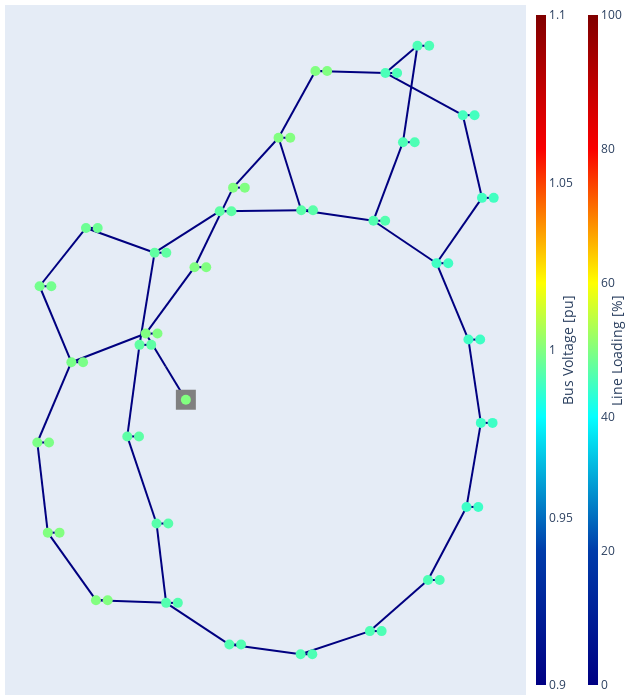

This figure's notebook cell:
### Code cell
pf_res_plotly(my_grid.net)
print()

### Figure 1 — Plotly figure (JSON) as saved in the notebook; plotly's stock layout.template omitted (floating-point values rounded to 4 significant figures)
{"data": [{"hoverinfo": "text", "line": {"color": "rgb(0.0,0.0,127.5)", "width": 2}, "mode": "lines", "name": "lines", "text": "None<br />I = 0.0 %<br />I_from = 0.021 kA<br />I_to = 0.021 kA<br />", "type": "scatter", "x": [-1.027, -1.369, -1.712], "y": [0.232, 0.6942, 1.156]}, {"hoverinfo": "text", "line": {"color": "rgb(0.0,0.0,127.5)", "width": 2}, "mode": "lines", "name": "lines", "text": "None<br />I = 0.0 %<br />I_from = 0.017 kA<br />I_to = 0.017 kA<br />", "type": "scatter", "x": [-1.712, -2.346, -2.981], "y": [1.156, 0.9562, 0.756]}, {"hoverinfo": "text", "line": {"color": "rgb(0.0,0.0,127.5)", "width": 2}, "mode": "lines", "name": "lines", "text": "None<br />I = 0.0 %<br />I_from = 0.019 kA<br />I_to = 0.019 kA<br />", "type": "scatter", "x": [-2.981, -3.252, -3.522], "y": [0.756, 1.287, 1.817]}, {"hoverinfo": "text", "line": {"color": "rgb(0.0,0.0,127.5)", "width": 2}, "mode": "lines", "name": "lines", "text": "None<br />I = 0.0 %<br />I_from = 0.018 kA<br />I_to = 0.018 kA<br />", "type": "scatter", "x": [-3.522, -3.127, -2.731], "y": [1.817, 2.224, 2.632]}, {"hoverinfo": "text", "line": {"color": "rgb(0.0,0.0,127.5)", "width": 2}, "mode": "lines", "name": "lines", "text": "None<br />I = 0.0 %<br />I_from = 0.017 kA<br />I_to = 0.017 kA<br />", "type": "scatter", "x": [-2.731, -2.146, -1.561], "y": [2.632, 2.459, 2.286]}, {"hoverinfo": "text", "line": {"color": "rgb(0.0,0.0,127.5)", "width": 2}, "mode": "lines", "name": "lines", "text": "None<br />I = 0.0 %<br />I_from = 0.008 kA<br />I_to = 0.008 kA<br />", "type": "scatter", "x": [-1.561, -1.005, -0.4497], "y": [2.286, 2.576, 2.866]}, {"hoverinfo": "text", "line": {"color": "rgb(0.0,0.0,127.5)", "width": 2}, "mode": "lines", "name": "lines", "text": "None<br />I = 0.0 %<br />I_from = 0.007 kA<br />I_to = 0.007 kA<br />", "type": "scatter", "x": [-0.4497, 0.2461, 0.942], "y": [2.866, 2.872, 2.878]}, {"hoverinfo": "text", "line": {"color": "rgb(0.0,0.0,127.5)", "width": 2}, "mode": "lines", "name": "lines", "text": "None<br />I = 0.0 %<br />I_from = 0.006 kA<br />I_to = 0.006 kA<br />", "type": "scatter", "x": [0.942, 1.557, 2.173], "y": [2.878, 2.805, 2.732]}, {"hoverinfo": "text", "line": {"color": "rgb(0.0,0.0,127.5)", "width": 2}, "mode": "lines", "name": "lines", "text": "None<br />I = 0.0 %<br />I_from = 0.005 kA<br />I_to = 0.005 kA<br />", "type": "scatter", "x": [2.173, 2.425, 2.677], "y": [2.732, 3.281, 3.829]}, {"hoverinfo": "text", "line": {"color": "rgb(0.0,0.0,127.5)", "width": 2}, "mode": "lines", "name": "lines", "text": "None<br />I = 0.0 %<br />I_from = 0.007 kA<br />I_to = 0.007 kA<br />", "type": "scatter", "x": [2.677, 2.8, 2.924], "y": [3.829, 4.503, 5.176]}, {"hoverinfo": "text", "line": {"color": "rgb(0.0,0.0,127.5)", "width": 2}, "mode": "lines", "name": "lines", "text": "None<br />I = 0.0 %<br />I_from = 0.006 kA<br />I_to = 0.006 kA<br />", "type": "scatter", "x": [2.924, 2.65, 2.377], "y": [5.176, 4.986, 4.796]}, {"hoverinfo": "text", "line": {"color": "rgb(0.0,0.0,127.5)", "width": 2}, "mode": "lines", "name": "lines", "text": "None<br />I = 0.0 %<br />I_from = 0.006 kA<br />I_to = 0.006 kA<br />", "type": "scatter", "x": [2.377, 3.037, 3.698], "y": [4.796, 4.501, 4.207]}, {"hoverinfo": "text", "line": {"color": "rgb(0.0,0.0,127.5)", "width": 2}, "mode": "lines", "name": "lines", "text": "None<br />I = 0.0 %<br />I_from = 0.004 kA<br />I_to = 0.004 kA<br />", "type": "scatter", "x": [3.698, 3.861, 4.025], "y": [4.207, 3.629, 3.052]}, {"hoverinfo": "text", "line": {"color": "rgb(0.0,0.0,127.5)", "width": 2}, "mode": "lines", "name": "lines", "text": "None<br />I = 0.0 %<br />I_from = 0.003 kA<br />I_to = 0.003 kA<br />", "type": "scatter", "x": [4.025, 3.637, 3.249], "y": [3.052, 2.596, 2.139]}, {"hoverinfo": "text", "line": {"color": "rgb(0.0,0.0,127.5)", "width": 2}, "mode": "lines", "name": "lines", "text": "None<br />I = 0.0 %<br />I_from = 0.003 kA<br />I_to = 0.003 kA<br />", "type": "scatter", "x": [3.249, 3.522, 3.794], "y": [2.139, 1.606, 1.072]}, {"hoverinfo": "text", "line": {"color": "rgb(0.0,0.0,127.5)", "width": 2}, "mode": "lines", "name": "lines", "text": "None<br />I = 0.0 %<br />I_from = 0.002 kA<br />I_to = 0.002 kA<br />", "type": "scatter", "x": [3.794, 3.9, 4.006], "y": [1.072, 0.4905, -0.09134]}, {"hoverinfo": "text", "line": {"color": "rgb(0.0,0.0,127.5)", "width": 2}, "mode": "lines", "name": "lines", "text": "None<br />I = 0.0 %<br />I_from = 0.001 kA<br />I_to = 0.001 kA<br />", "type": "scatter", "x": [4.006, 3.884, 3.761], "y": [-0.09134, -0.6783, -1.265]}, {"hoverinfo": "text", "line": {"color": "rgb(0.0,0.0,127.5)", "width": 2}, "mode": "lines", "name": "lines", "text": "None<br />I = 0.0 %<br />I_from = 0.003 kA<br />I_to = 0.003 kA<br />", "type": "scatter", "x": [-1.712, -1.296, -0.8799], "y": [1.156, 1.62, 2.083]}, {"hoverinfo": "text", "line": {"color": "rgb(0.0,0.0,127.5)", "width": 2}, "mode": "lines", "name": "lines", "text": "None<br />I = 0.0 %<br />I_from = 0.002 kA<br />I_to = 0.002 kA<br />", "type": "scatter", "x": [-0.8799, -0.5508, -0.2217], "y": [2.083, 2.639, 3.194]}, {"hoverinfo": "text", "line": {"color": "rgb(0.0,0.0,127.5)", "width": 2}, "mode": "lines", "name": "lines", "text": "None<br />I = 0.0 %<br />I_from = 0.002 kA<br />I_to = 0.002 kA<br />", "type": "scatter", "x": [-0.2217, 0.1662, 0.5542], "y": [3.194, 3.543, 3.892]}, {"hoverinfo": "text", "line": {"color": "rgb(0.0,0.0,127.5)", "width": 2}, "mode": "lines", "name": "lines", "text": "None<br />I = 0.0 %<br />I_from = 0.001 kA<br />I_to = 0.001 kA<br />", "type": "scatter", "x": [0.5542, 0.8687, 1.183], "y": [3.892, 4.357, 4.823]}, {"hoverinfo": "text", "line": {"color": "rgb(0.0,0.0,127.5)", "width": 2}, "mode": "lines", "name": "lines", "text": "None<br />I = 0.0 %<br />I_from = 0.005 kA<br />I_to = 0.005 kA<br />", "type": "scatter", "x": [-2.981, -3.271, -3.562], "y": [0.756, 0.1954, -0.3652]}, {"hoverinfo": "text", "line": {"color": "rgb(0.0,0.0,127.5)", "width": 2}, "mode": "lines", "name": "lines", "text": "None<br />I = 0.0 %<br />I_from = 0.006 kA<br />I_to = 0.006 kA<br />", "type": "scatter", "x": [-3.562, -3.472, -3.383], "y": [-0.3652, -0.995, -1.625]}, {"hoverinfo": "text", "line": {"color": "rgb(0.0,0.0,127.5)", "width": 2}, "mode": "lines", "name": "lines", "text": "None<br />I = 0.0 %<br />I_from = 0.001 kA<br />I_to = 0.001 kA<br />", "type": "scatter", "x": [-3.383, -2.972, -2.561], "y": [-1.625, -2.096, -2.568]}, {"hoverinfo": "text", "line": {"color": "rgb(0.0,0.0,127.5)", "width": 2}, "mode": "lines", "name": "lines", "text": "None<br />I = 0.0 %<br />I_from = 0.008 kA<br />I_to = 0.008 kA<br />", "type": "scatter", "x": [-1.561, -1.689, -1.818], "y": [2.286, 1.642, 0.9987]}, {"hoverinfo": "text", "line": {"color": "rgb(0.0,0.0,127.5)", "width": 2}, "mode": "lines", "name": "lines", "text": "None<br />I = 0.0 %<br />I_from = 0.007 kA<br />I_to = 0.007 kA<br />", "type": "scatter", "x": [-1.818, -1.922, -2.027], "y": [0.9987, 0.3591, -0.2805]}, {"hoverinfo": "text", "line": {"color": "rgb(0.0,0.0,127.5)", "width": 2}, "mode": "lines", "name": "lines", "text": "None<br />I = 0.0 %<br />I_from = 0.006 kA<br />I_to = 0.006 kA<br />", "type": "scatter", "x": [-2.027, -1.777, -1.527], "y": [-0.2805, -0.8887, -1.497]}, {"hoverinfo": "text", "line": {"color": "rgb(0.0,0.0,127.5)", "width": 2}, "mode": "lines", "name": "lines", "text": "None<br />I = 0.0 %<br />I_from = 0.006 kA<br />I_to = 0.006 kA<br />", "type": "scatter", "x": [-1.527, -1.446, -1.364], "y": [-1.497, -2.051, -2.605]}, {"hoverinfo": "text", "line": {"color": "rgb(0.0,0.0,127.5)", "width": 2}, "mode": "lines", "name": "lines", "text": "None<br />I = 0.0 %<br />I_from = 0.005 kA<br />I_to = 0.005 kA<br />", "type": "scatter", "x": [-1.364, -0.8247, -0.2854], "y": [-2.605, -2.896, -3.188]}, {"hoverinfo": "text", "line": {"color": "rgb(0.0,0.0,127.5)", "width": 2}, "mode": "lines", "name": "lines", "text": "None<br />I = 0.0 %<br />I_from = 0.004 kA<br />I_to = 0.004 kA<br />", "type": "scatter", "x": [-0.2854, 0.3224, 0.9303], "y": [-3.188, -3.255, -3.323]}, {"hoverinfo": "text", "line": {"color": "rgb(0.0,0.0,127.5)", "width": 2}, "mode": "lines", "name": "lines", "text": "None<br />I = 0.0 %<br />I_from = 0.003 kA<br />I_to = 0.003 kA<br />", "type": "scatter", "x": [0.9303, 1.521, 2.113], "y": [-3.323, -3.161, -3.0]}, {"hoverinfo": "text", "line": {"color": "rgb(0.0,0.0,127.5)", "width": 2}, "mode": "lines", "name": "lines", "text": "None<br />I = 0.0 %<br />I_from = 0.001 kA<br />I_to = 0.001 kA<br />", "type": "scatter", "x": [2.113, 2.608, 3.103], "y": [-3.0, -2.643, -2.286]}, {"hoverinfo": "text", "line": {"color": "rgb(0.0,0.0,127.5)", "width": 2}, "mode": "lines", "name": "lines", "text": "None<br />I = 0.0 %<br />I_from = 0.0 kA<br />I_to = 0.0 kA<br />", "type": "scatter", "x": [0.5542, 0.7481, 0.942], "y": [3.892, 3.385, 2.878]}, {"hoverinfo": "text", "line": {"color": "rgb(0.0,0.0,127.5)", "width": 2}, "mode": "lines", "name": "lines", "text": "None<br />I = 0.0 %<br />I_from = 0.0 kA<br />I_to = 0.0 kA<br />", "type": "scatter", "x": [2.173, 2.711, 3.249], "y": [2.732, 2.436, 2.139]}, {"hoverinfo": "text", "line": {"color": "rgb(0.0,0.0,127.5)", "width": 2}, "mode": "lines", "name": "lines", "text": "None<br />I = 0.0 %<br />I_from = 0.0 kA<br />I_to = 0.0 kA<br />", "type": "scatter", "x": [2.377, 1.78, 1.183], "y": [4.796, 4.809, 4.823]}, {"hoverinfo": "text", "line": {"color": "rgb(0.0,0.0,127.5)", "width": 2}, "mode": "lines", "name": "lines", "text": "None<br />I = 0.0 %<br />I_from = 0.0 kA<br />I_to = 0.0 kA<br />", "type": "scatter", "x": [3.761, 3.432, 3.103], "y": [-1.265, -1.775, -2.286]}, {"hoverinfo": "text", "line": {"color": "rgb(0.0,0.0,127.5)", "width": 2}, "mode": "lines", "name": "lines", "text": "None<br />I = 0.0 %<br />I_from = 0.0 kA<br />I_to = 0.0 kA<br />", "type": "scatter", "x": [-2.561, -1.963, -1.364], "y": [-2.568, -2.586, -2.605]}, {"hoverinfo": "text", "line": {"color": "rgb(0.0,0.0,127.5)", "width": 2}, "mode": "lines", "name": "lines", "text": "None<br />I = 0.268 %<br />I_from = 0.001 kA<br />I_to = 0.001 kA<br />", "type": "scatter", "x": [-1.512, -1.612, -1.712], "y": [1.156, 1.156, 1.156]}, {"hoverinfo": "text", "line": {"color": "rgb(0.0,0.0,127.5)", "width": 2}, "mode": "lines", "name": "lines", "text": "None<br />I = 0.268 %<br />I_from = 0.001 kA<br />I_to = 0.001 kA<br />", "type": "scatter", "x": [-2.781, -2.881, -2.981], "y": [0.756, 0.756, 0.756]}, {"hoverinfo": "text", "line": {"color": "rgb(0.0,0.0,127.5)", "width": 2}, "mode": "lines", "name": "lines", "text": "None<br />I = 0.275 %<br />I_from = 0.001 kA<br />I_to = 0.001 kA<br />", "type": "scatter", "x": [-3.322, -3.422, -3.522], "y": [1.817, 1.817, 1.817]}, {"hoverinfo": "text", "line": {"color": "rgb(0.0,0.0,127.5)", "width": 2}, "mode": "lines", "name": "lines", "text": "None<br />I = 0.193 %<br />I_from = 0.001 kA<br />I_to = 0.001 kA<br />", "type": "scatter", "x": [-2.531, -2.631, -2.731], "y": [2.632, 2.632, 2.632]}, {"hoverinfo": "text", "line": {"color": "rgb(0.0,0.0,127.5)", "width": 2}, "mode": "lines", "name": "lines", "text": "None<br />I = 0.372 %<br />I_from = 0.001 kA<br />I_to = 0.001 kA<br />", "type": "scatter", "x": [-1.361, -1.461, -1.561], "y": [2.286, 2.286, 2.286]}, {"hoverinfo": "text", "line": {"color": "rgb(0.0,0.0,127.5)", "width": 2}, "mode": "lines", "name": "lines", "text": "None<br />I = 0.362 %<br />I_from = 0.001 kA<br />I_to = 0.001 kA<br />", "type": "scatter", "x": [-0.2497, -0.3497, -0.4497], "y": [2.866, 2.866, 2.866]}, {"hoverinfo": "text", "line": {"color": "rgb(0.0,0.0,127.5)", "width": 2}, "mode": "lines", "name": "lines", "text": "None<br />I = 0.276 %<br />I_from = 0.001 kA<br />I_to = 0.001 kA<br />", "type": "scatter", "x": [1.142, 1.042, 0.942], "y": [2.878, 2.878, 2.878]}, {"hoverinfo": "text", "line": {"color": "rgb(0.0,0.0,127.5)", "width": 2}, "mode": "lines", "name": "lines", "text": "None<br />I = 0.379 %<br />I_from = 0.001 kA<br />I_to = 0.001 kA<br />", "type": "scatter", "x": [2.373, 2.273, 2.173], "y": [2.732, 2.732, 2.732]}, {"hoverinfo": "text", "line": {"color": "rgb(0.0,0.0,141.13636363636363)", "width": 2}, "mode": "lines", "name": "lines", "text": "None<br />I = 1.449 %<br />I_from = 0.005 kA<br />I_to = 0.005 kA<br />", "type": "scatter", "x": [2.877, 2.777, 2.677], "y": [3.829, 3.829, 3.829]}, {"hoverinfo": "text", "line": {"color": "rgb(0.0,0.0,127.5)", "width": 2}, "mode": "lines", "name": "lines", "text": "None<br />I = 0.245 %<br />I_from = 0.001 kA<br />I_to = 0.001 kA<br />", "type": "scatter", "x": [3.124, 3.024, 2.924], "y": [5.176, 5.176, 5.176]}, {"hoverinfo": "text", "line": {"color": "rgb(0.0,0.0,127.5)", "width": 2}, "mode": "lines", "name": "lines", "text": "None<br />I = 0.245 %<br />I_from = 0.001 kA<br />I_to = 0.001 kA<br />", "type": "scatter", "x": [2.577, 2.477, 2.377], "y": [4.796, 4.796, 4.796]}, {"hoverinfo": "text", "line": {"color": "rgb(0.0,0.0,127.5)", "width": 2}, "mode": "lines", "name": "lines", "text": "None<br />I = 0.363 %<br />I_from = 0.001 kA<br />I_to = 0.001 kA<br />", "type": "scatter", "x": [3.898, 3.798, 3.698], "y": [4.207, 4.207, 4.207]}, {"hoverinfo": "text", "line": {"color": "rgb(0.0,0.0,127.5)", "width": 2}, "mode": "lines", "name": "lines", "text": "None<br />I = 0.277 %<br />I_from = 0.001 kA<br />I_to = 0.001 kA<br />", "type": "scatter", "x": [4.225, 4.125, 4.025], "y": [3.052, 3.052, 3.052]}, {"hoverinfo": "text", "line": {"color": "rgb(0.0,0.0,127.5)", "width": 2}, "mode": "lines", "name": "lines", "text": "None<br />I = 0.211 %<br />I_from = 0.001 kA<br />I_to = 0.001 kA<br />", "type": "scatter", "x": [3.449, 3.349, 3.249], "y": [2.139, 2.139, 2.139]}, {"hoverinfo": "text", "line": {"color": "rgb(0.0,0.0,127.5)", "width": 2}, "mode": "lines", "name": "lines", "text": "None<br />I = 0.309 %<br />I_from = 0.001 kA<br />I_to = 0.001 kA<br />", "type": "scatter", "x": [3.994, 3.894, 3.794], "y": [1.072, 1.072, 1.072]}, {"hoverinfo": "text", "line": {"color": "rgb(0.0,0.0,127.5)", "width": 2}, "mode": "lines", "name": "lines", "text": "None<br />I = 0.17 %<br />I_from = 0.001 kA<br />I_to = 0.001 kA<br />", "type": "scatter", "x": [4.206, 4.106, 4.006], "y": [-0.09134, -0.09134, -0.09134]}, {"hoverinfo": "text", "line": {"color": "rgb(0.0,0.0,127.5)", "width": 2}, "mode": "lines", "name": "lines", "text": "None<br />I = 0.278 %<br />I_from = 0.001 kA<br />I_to = 0.001 kA<br />", "type": "scatter", "x": [3.961, 3.861, 3.761], "y": [-1.265, -1.265, -1.265]}, {"hoverinfo": "text", "line": {"color": "rgb(0.0,0.0,127.5)", "width": 2}, "mode": "lines", "name": "lines", "text": "None<br />I = 0.371 %<br />I_from = 0.001 kA<br />I_to = 0.001 kA<br />", "type": "scatter", "x": [-0.6799, -0.7799, -0.8799], "y": [2.083, 2.083, 2.083]}, {"hoverinfo": "text", "line": {"color": "rgb(0.0,0.0,127.5)", "width": 2}, "mode": "lines", "name": "lines", "text": "None<br />I = 0.168 %<br />I_from = 0.001 kA<br />I_to = 0.001 kA<br />", "type": "scatter", "x": [-0.02168, -0.1217, -0.2217], "y": [3.194, 3.194, 3.194]}, {"hoverinfo": "text", "line": {"color": "rgb(0.0,0.0,132.04545454545453)", "width": 2}, "mode": "lines", "name": "lines", "text": "None<br />I = 0.452 %<br />I_from = 0.002 kA<br />I_to = 0.002 kA<br />", "type": "scatter", "x": [0.7542, 0.6542, 0.5542], "y": [3.892, 3.892, 3.892]}, {"hoverinfo": "text", "line": {"color": "rgb(0.0,0.0,127.5)", "width": 2}, "mode": "lines", "name": "lines", "text": "None<br />I = 0.268 %<br />I_from = 0.001 kA<br />I_to = 0.001 kA<br />", "type": "scatter", "x": [1.383, 1.283, 1.183], "y": [4.823, 4.823, 4.823]}, {"hoverinfo": "text", "line": {"color": "rgb(0.0,0.0,127.5)", "width": 2}, "mode": "lines", "name": "lines", "text": "None<br />I = 0.275 %<br />I_from = 0.001 kA<br />I_to = 0.001 kA<br />", "type": "scatter", "x": [-3.362, -3.462, -3.562], "y": [-0.3652, -0.3652, -0.3652]}, {"hoverinfo": "text", "line": {"color": "rgb(0.0,0.0,141.13636363636363)", "width": 2}, "mode": "lines", "name": "lines", "text": "None<br />I = 1.415 %<br />I_from = 0.005 kA<br />I_to = 0.005 kA<br />", "type": "scatter", "x": [-3.183, -3.283, -3.383], "y": [-1.625, -1.625, -1.625]}, {"hoverinfo": "text", "line": {"color": "rgb(0.0,0.0,127.5)", "width": 2}, "mode": "lines", "name": "lines", "text": "None<br />I = 0.214 %<br />I_from = 0.001 kA<br />I_to = 0.001 kA<br />", "type": "scatter", "x": [-2.361, -2.461, -2.561], "y": [-2.568, -2.568, -2.568]}, {"hoverinfo": "text", "line": {"color": "rgb(0.0,0.0,127.5)", "width": 2}, "mode": "lines", "name": "lines", "text": "None<br />I = 0.21 %<br />I_from = 0.001 kA<br />I_to = 0.001 kA<br />", "type": "scatter", "x": [-1.618, -1.718, -1.818], "y": [0.9987, 0.9987, 0.9987]}, {"hoverinfo": "text", "line": {"color": "rgb(0.0,0.0,127.5)", "width": 2}, "mode": "lines", "name": "lines", "text": "None<br />I = 0.276 %<br />I_from = 0.001 kA<br />I_to = 0.001 kA<br />", "type": "scatter", "x": [-1.827, -1.927, -2.027], "y": [-0.2805, -0.2805, -0.2805]}, {"hoverinfo": "text", "line": {"color": "rgb(0.0,0.0,127.5)", "width": 2}, "mode": "lines", "name": "lines", "text": "None<br />I = 0.169 %<br />I_from = 0.001 kA<br />I_to = 0.001 kA<br />", "type": "scatter", "x": [-1.327, -1.427, -1.527], "y": [-1.497, -1.497, -1.497]}, {"hoverinfo": "text", "line": {"color": "rgb(0.0,0.0,127.5)", "width": 2}, "mode": "lines", "name": "lines", "text": "None<br />I = 0.362 %<br />I_from = 0.001 kA<br />I_to = 0.001 kA<br />", "type": "scatter", "x": [-1.164, -1.264, -1.364], "y": [-2.605, -2.605, -2.605]}, {"hoverinfo": "text", "line": {"color": "rgb(0.0,0.0,127.5)", "width": 2}, "mode": "lines", "name": "lines", "text": "None<br />I = 0.277 %<br />I_from = 0.001 kA<br />I_to = 0.001 kA<br />", "type": "scatter", "x": [-0.08541, -0.1854, -0.2854], "y": [-3.188, -3.188, -3.188]}, {"hoverinfo": "text", "line": {"color": "rgb(0.0,0.0,127.5)", "width": 2}, "mode": "lines", "name": "lines", "text": "None<br />I = 0.277 %<br />I_from = 0.001 kA<br />I_to = 0.001 kA<br />", "type": "scatter", "x": [1.13, 1.03, 0.9303], "y": [-3.323, -3.323, -3.323]}, {"hoverinfo": "text", "line": {"color": "rgb(0.0,0.0,127.5)", "width": 2}, "mode": "lines", "name": "lines", "text": "None<br />I = 0.379 %<br />I_from = 0.001 kA<br />I_to = 0.001 kA<br />", "type": "scatter", "x": [2.313, 2.213, 2.113], "y": [-3.0, -3.0, -3.0]}, {"hoverinfo": "text", "line": {"color": "rgb(0.0,0.0,127.5)", "width": 2}, "mode": "lines", "name": "lines", "text": "None<br />I = 0.363 %<br />I_from = 0.001 kA<br />I_to = 0.001 kA<br />", "type": "scatter", "x": [3.303, 3.203, 3.103], "y": [-2.286, -2.286, -2.286]}, {"marker": {"cmax": 100, "cmin": 0, "color": "rgb(255,255,255)", "colorbar": {"thickness": 10, "title": {"side": "right", "text": "Line Loading [%]"}, "x": 1.1}, "colorscale": [[0, "rgb(0,0,131)"], [0.2, "rgb(0,60,170)"], [0.4, "rgb(5,255,255)"], [0.6, "rgb(255,255,0)"], [0.8, "rgb(250,0,0)"], [1, "rgb(128,0,0)"]], "opacity": 0, "size": 0}, "mode": "markers", "type": "scatter", "x": [-1.027], "y": [0.232]}, {"hoverinfo": "text", "marker": {"color": "rgb(128, 128, 128)", "size": 1, "symbol": "circle"}, "mode": "markers", "name": "edge_center", "text": ["None<br />I = 0.0 %<br />I_from = 0.021 kA<br />I_to = 0.021 kA<br />", "None<br />I = 0.0 %<br />I_from = 0.017 kA<br />I_to = 0.017 kA<br />", "None<br />I = 0.0 %<br />I_from = 0.019 kA<br />I_to = 0.019 kA<br />", "None<br />I = 0.0 %<br />I_from = 0.018 kA<br />I_to = 0.018 kA<br />", "None<br />I = 0.0 %<br />I_from = 0.017 kA<br />I_to = 0.017 kA<br />", "None<br />I = 0.0 %<br />I_from = 0.008 kA<br />I_to = 0.008 kA<br />", "None<br />I = 0.0 %<br />I_from = 0.007 kA<br />I_to = 0.007 kA<br />", "None<br />I = 0.0 %<br />I_from = 0.006 kA<br />I_to = 0.006 kA<br />", "None<br />I = 0.0 %<br />I_from = 0.005 kA<br />I_to = 0.005 kA<br />", "None<br />I = 0.0 %<br />I_from = 0.007 kA<br />I_to = 0.007 kA<br />", "None<br />I = 0.0 %<br />I_from = 0.006 kA<br />I_to = 0.006 kA<br />", "None<br />I = 0.0 %<br />I_from = 0.006 kA<br />I_to = 0.006 kA<br />", "None<br />I = 0.0 %<br />I_from = 0.004 kA<br />I_to = 0.004 kA<br />", "None<br />I = 0.0 %<br />I_from = 0.003 kA<br />I_to = 0.003 kA<br />", "None<br />I = 0.0 %<br />I_from = 0.003 kA<br />I_to = 0.003 kA<br />", "None<br />I = 0.0 %<br />I_from = 0.002 kA<br />I_to = 0.002 kA<br />", "None<br />I = 0.0 %<br />I_from = 0.001 kA<br />I_to = 0.001 kA<br />", "None<br />I = 0.0 %<br />I_from = 0.003 kA<br />I_to = 0.003 kA<br />", "None<br />I = 0.0 %<br />I_from = 0.002 kA<br />I_to = 0.002 kA<br />", "None<br />I = 0.0 %<br />I_from = 0.002 kA<br />I_to = 0.002 kA<br />", "None<br />I = 0.0 %<br />I_from = 0.001 kA<br />I_to = 0.001 kA<br />", "None<br />I = 0.0 %<br />I_from = 0.005 kA<br />I_to = 0.005 kA<br />", "None<br />I = 0.0 %<br />I_from = 0.006 kA<br />I_to = 0.006 kA<br />", "None<br />I = 0.0 %<br />I_from = 0.001 kA<br />I_to = 0.001 kA<br />", "None<br />I = 0.0 %<br />I_from = 0.008 kA<br />I_to = 0.008 kA<br />", "None<br />I = 0.0 %<br />I_from = 0.007 kA<br />I_to = 0.007 kA<br />", "None<br />I = 0.0 %<br />I_from = 0.006 kA<br />I_to = 0.006 kA<br />", "None<br />I = 0.0 %<br />I_from = 0.006 kA<br />I_to = 0.006 kA<br />", "None<br />I = 0.0 %<br />I_from = 0.005 kA<br />I_to = 0.005 kA<br />", "None<br />I = 0.0 %<br />I_from = 0.004 kA<br />I_to = 0.004 kA<br />", "None<br />I = 0.0 %<br />I_from = 0.003 kA<br />I_to = 0.003 kA<br />", "None<br />I = 0.0 %<br />I_from = 0.001 kA<br />I_to = 0.001 kA<br />", "None<br />I = 0.0 %<br />I_from = 0.0 kA<br />I_to = 0.0 kA<br />", "None<br />I = 0.0 %<br />I_from = 0.0 kA<br />I_to = 0.0 kA<br />", "None<br />I = 0.0 %<br />I_from = 0.0 kA<br />I_to = 0.0 kA<br />", "None<br />I = 0.0 %<br />I_from = 0.0 kA<br />I_to = 0.0 kA<br />", "None<br />I = 0.0 %<br />I_from = 0.0 kA<br />I_to = 0.0 kA<br />", "None<br />I = 0.268 %<br />I_from = 0.001 kA<br />I_to = 0.001 kA<br />", "None<br />I = 0.268 %<br />I_from = 0.001 kA<br />I_to = 0.001 kA<br />", "None<br />I = 0.275 %<br />I_from = 0.001 kA<br />I_to = 0.001 kA<br />", "None<br />I = 0.193 %<br />I_from = 0.001 kA<br />I_to = 0.001 kA<br />", "None<br />I = 0.372 %<br />I_from = 0.001 kA<br />I_to = 0.001 kA<br />", "None<br />I = 0.362 %<br />I_from = 0.001 kA<br />I_to = 0.001 kA<br />", "None<br />I = 0.276 %<br />I_from = 0.001 kA<br />I_to = 0.001 kA<br />", "None<br />I = 0.379 %<br />I_from = 0.001 kA<br />I_to = 0.001 kA<br />", "None<br />I = 1.449 %<br />I_from = 0.005 kA<br />I_to = 0.005 kA<br />", "None<br />I = 0.245 %<br />I_from = 0.001 kA<br />I_to = 0.001 kA<br />", "None<br />I = 0.245 %<br />I_from = 0.001 kA<br />I_to = 0.001 kA<br />", "None<br />I = 0.363 %<br />I_from = 0.001 kA<br />I_to = 0.001 kA<br />", "None<br />I = 0.277 %<br />I_from = 0.001 kA<br />I_to = 0.001 kA<br />", "None<br />I = 0.211 %<br />I_from = 0.001 kA<br />I_to = 0.001 kA<br />", "None<br />I = 0.309 %<br />I_from = 0.001 kA<br />I_to = 0.001 kA<br />", "None<br />I = 0.17 %<br />I_from = 0.001 kA<br />I_to = 0.001 kA<br />", "None<br />I = 0.278 %<br />I_from = 0.001 kA<br />I_to = 0.001 kA<br />", "None<br />I = 0.371 %<br />I_from = 0.001 kA<br />I_to = 0.001 kA<br />", "None<br />I = 0.168 %<br />I_from = 0.001 kA<br />I_to = 0.001 kA<br />", "None<br />I = 0.452 %<br />I_from = 0.002 kA<br />I_to = 0.002 kA<br />", "None<br />I = 0.268 %<br />I_from = 0.001 kA<br />I_to = 0.001 kA<br />", "None<br />I = 0.275 %<br />I_from = 0.001 kA<br />I_to = 0.001 kA<br />", "None<br />I = 1.415 %<br />I_from = 0.005 kA<br />I_to = 0.005 kA<br />", "None<br />I = 0.214 %<br />I_from = 0.001 kA<br />I_to = 0.001 kA<br />", "None<br />I = 0.21 %<br />I_from = 0.001 kA<br />I_to = 0.001 kA<br />", "None<br />I = 0.276 %<br />I_from = 0.001 kA<br />I_to = 0.001 kA<br />", "None<br />I = 0.169 %<br />I_from = 0.001 kA<br />I_to = 0.001 kA<br />", "None<br />I = 0.362 %<br />I_from = 0.001 kA<br />I_to = 0.001 kA<br />", "None<br />I = 0.277 %<br />I_from = 0.001 kA<br />I_to = 0.001 kA<br />", "None<br />I = 0.277 %<br />I_from = 0.001 kA<br />I_to = 0.001 kA<br />", "None<br />I = 0.379 %<br />I_from = 0.001 kA<br />I_to = 0.001 kA<br />", "None<br />I = 0.363 %<br />I_from = 0.001 kA<br />I_to = 0.001 kA<br />"], "type": "scatter", "x": [-1.369], "y": [0.6942]}, {"hoverinfo": "text", "marker": {"color": "rgb(128, 128, 128)", "size": 20, "symbol": "square"}, "mode": "markers", "name": "external_grid", "text": [0], "type": "scatter", "x": [-1.027], "y": [0.232]}, {"hoverinfo": "text", "marker": {"cmax": 1.1, "cmin": 0.9, "color": [1, 0.9998, 0.9915, 0.9912, 0.9901, 0.9897, 0.9895, 0.9892, 0.9889, 0.9888, 0.9998, 0.9998, 0.9987, 0.9999, 0.9998, 0.999, 0.9999, 1.0, 0.9944, 0.9941, 0.9932, 0.9925, 0.9922, 0.9977, 0.9917, 0.9916, 0.9916, 0.9967, 0.9946, 0.9942, 0.9935, 0.9925, 0.9916, 0.9997, 0.9987, 0.9977, 0.9967, 0.9946, 0.9941, 0.9935, 0.9924, 0.9916, 0.9915, 0.9912, 0.99, 0.9897, 0.9895, 0.9892, 0.9889, 0.9888, 0.9997, 0.9998, 1.0, 0.9998, 0.999, 1, 1, 0.9943, 0.9941, 0.9931, 0.9925, 0.9922, 0.9917, 0.9916, 0.9916], "colorbar": {"thickness": 10, "title": {"side": "right", "text": "Bus Voltage [pu]"}, "x": 1}, "colorscale": [[0, "rgb(0,0,131)"], [0.2, "rgb(0,60,170)"], [0.4, "rgb(5,255,255)"], [0.6, "rgb(255,255,0)"], [0.8, "rgb(250,0,0)"], [1, "rgb(128,0,0)"]], "size": 10, "symbol": "circle"}, "mode": "markers", "name": "buses", "text": ["0<br />V_m = 1.0 pu<br />V_m = 12.66 kV<br />V_a = 0.0 deg", "1<br />V_m = 1.0 pu<br />V_m = 12.657 kV<br />V_a = -0.01 deg", "10<br />V_m = 0.991 pu<br />V_m = 12.552 kV<br />V_a = -0.211 deg", "11<br />V_m = 0.991 pu<br />V_m = 12.548 kV<br />V_a = -0.219 deg", "12<br />V_m = 0.99 pu<br />V_m = 12.534 kV<br />V_a = -0.272 deg", "13<br />V_m = 0.99 pu<br />V_m = 12.53 kV<br />V_a = -0.297 deg", "14<br />V_m = 0.989 pu<br />V_m = 12.527 kV<br />V_a = -0.311 deg", "15<br />V_m = 0.989 pu<br />V_m = 12.523 kV<br />V_a = -0.323 deg", "16<br />V_m = 0.989 pu<br />V_m = 12.52 kV<br />V_a = -0.344 deg", "17<br />V_m = 0.989 pu<br />V_m = 12.519 kV<br />V_a = -0.349 deg", "18<br />V_m = 1.0 pu<br />V_m = 12.657 kV<br />V_a = -0.015 deg", "19<br />V_m = 1.0 pu<br />V_m = 12.658 kV<br />V_a = -0.042 deg", "2<br />V_m = 0.999 pu<br />V_m = 12.643 kV<br />V_a = -0.052 deg", "20<br />V_m = 1.0 pu<br />V_m = 12.659 kV<br />V_a = -0.048 deg", "21<br />V_m = 1.0 pu<br />V_m = 12.658 kV<br />V_a = -0.055 deg", "22<br />V_m = 0.999 pu<br />V_m = 12.648 kV<br />V_a = -0.063 deg", "23<br />V_m = 1.0 pu<br />V_m = 12.658 kV<br />V_a = -0.078 deg", "24<br />V_m = 1.0 pu<br />V_m = 12.66 kV<br />V_a = -0.078 deg", "25<br />V_m = 0.994 pu<br />V_m = 12.589 kV<br />V_a = -0.175 deg", "26<br />V_m = 0.994 pu<br />V_m = 12.585 kV<br />V_a = -0.184 deg", "27<br />V_m = 0.993 pu<br />V_m = 12.573 kV<br />V_a = -0.231 deg", "28<br />V_m = 0.993 pu<br />V_m = 12.565 kV<br />V_a = -0.264 deg", "29<br />V_m = 0.992 pu<br />V_m = 12.561 kV<br />V_a = -0.274 deg", "3<br />V_m = 0.998 pu<br />V_m = 12.631 kV<br />V_a = -0.072 deg", "30<br />V_m = 0.992 pu<br />V_m = 12.556 kV<br />V_a = -0.301 deg", "31<br />V_m = 0.992 pu<br />V_m = 12.554 kV<br />V_a = -0.309 deg", "32<br />V_m = 0.992 pu<br />V_m = 12.553 kV<br />V_a = -0.314 deg", "4<br />V_m = 0.997 pu<br />V_m = 12.618 kV<br />V_a = -0.091 deg", "5<br />V_m = 0.995 pu<br />V_m = 12.591 kV<br />V_a = -0.168 deg", "6<br />V_m = 0.994 pu<br />V_m = 12.586 kV<br />V_a = -0.2 deg", "7<br />V_m = 0.993 pu<br />V_m = 12.577 kV<br />V_a = -0.197 deg", "8<br />V_m = 0.992 pu<br />V_m = 12.565 kV<br />V_a = -0.205 deg", "9<br />V_m = 0.992 pu<br />V_m = 12.554 kV<br />V_a = -0.205 deg", "JTMN9<br />V_m = 1.0 pu<br />V_m = 12.657 kV<br />V_a = -0.011 deg", "J3YVU<br />V_m = 0.999 pu<br />V_m = 12.643 kV<br />V_a = -0.053 deg", "FPF6C<br />V_m = 0.998 pu<br />V_m = 12.631 kV<br />V_a = -0.073 deg", "CYMO4<br />V_m = 0.997 pu<br />V_m = 12.618 kV<br />V_a = -0.092 deg", "73XI9<br />V_m = 0.995 pu<br />V_m = 12.591 kV<br />V_a = -0.17 deg", "8EPEL<br />V_m = 0.994 pu<br />V_m = 12.586 kV<br />V_a = -0.202 deg", "U95TS<br />V_m = 0.993 pu<br />V_m = 12.577 kV<br />V_a = -0.198 deg", "OPVRN<br />V_m = 0.992 pu<br />V_m = 12.564 kV<br />V_a = -0.206 deg", "XCG2J<br />V_m = 0.992 pu<br />V_m = 12.554 kV<br />V_a = -0.197 deg", "5NLJM<br />V_m = 0.991 pu<br />V_m = 12.552 kV<br />V_a = -0.212 deg", "S3SB3<br />V_m = 0.991 pu<br />V_m = 12.548 kV<br />V_a = -0.22 deg", "BAYBH<br />V_m = 0.99 pu<br />V_m = 12.534 kV<br />V_a = -0.273 deg", "DTGZB<br />V_m = 0.99 pu<br />V_m = 12.53 kV<br />V_a = -0.298 deg", "RV0SN<br />V_m = 0.989 pu<br />V_m = 12.527 kV<br />V_a = -0.312 deg", "KR8R8<br />V_m = 0.989 pu<br />V_m = 12.523 kV<br />V_a = -0.324 deg", "QTG1H<br />V_m = 0.989 pu<br />V_m = 12.52 kV<br />V_a = -0.345 deg", "AJ1MI<br />V_m = 0.989 pu<br />V_m = 12.519 kV<br />V_a = -0.35 deg", "SIEMT<br />V_m = 1.0 pu<br />V_m = 12.656 kV<br />V_a = -0.016 deg", "AL23X<br />V_m = 1.0 pu<br />V_m = 12.658 kV<br />V_a = -0.043 deg", "2SRMY<br />V_m = 1.0 pu<br />V_m = 12.66 kV<br />V_a = -0.049 deg", "6FK5K<br />V_m = 1.0 pu<br />V_m = 12.658 kV<br />V_a = -0.056 deg", "XQ20S<br />V_m = 0.999 pu<br />V_m = 12.647 kV<br />V_a = -0.064 deg", "YYE5P<br />V_m = 1.0 pu<br />V_m = 12.66 kV<br />V_a = -0.08 deg", "HQCUZ<br />V_m = 1.0 pu<br />V_m = 12.66 kV<br />V_a = -0.078 deg", "1PV62<br />V_m = 0.994 pu<br />V_m = 12.588 kV<br />V_a = -0.176 deg", "U9WNF<br />V_m = 0.994 pu<br />V_m = 12.585 kV<br />V_a = -0.185 deg", "6266T<br />V_m = 0.993 pu<br />V_m = 12.573 kV<br />V_a = -0.232 deg", "2ZGJ2<br />V_m = 0.993 pu<br />V_m = 12.565 kV<br />V_a = -0.266 deg", "RWHVY<br />V_m = 0.992 pu<br />V_m = 12.561 kV<br />V_a = -0.275 deg", "IOLYF<br />V_m = 0.992 pu<br />V_m = 12.555 kV<br />V_a = -0.302 deg", "ZLGYW<br />V_m = 0.992 pu<br />V_m = 12.554 kV<br />V_a = -0.31 deg", "NBRPG<br />V_m = 0.992 pu<br />V_m = 12.553 kV<br />V_a = -0.315 deg"], "type": "scatter", "x": [-1.027, -1.712, 2.924, 2.377, 3.698, 4.025, 3.249, 3.794, 4.006, 3.761, -0.8799, -0.2217, -2.981, 0.5542, 1.183, -3.562, -3.383, -2.561, -1.818, -2.027, -1.527, -1.364, -0.2854, -3.522, 0.9303, 2.113, 3.103, -2.731, -1.561, -0.4497, 0.942, 2.173, 2.677, -1.512, -2.781, -3.322, -2.531, -1.361, -0.2497, 1.142, 2.373, 2.877, 3.124, 2.577, 3.898, 4.225, 3.449, 3.994, 4.206, 3.961, -0.6799, -0.02168, 0.7542, 1.383, -3.362, -3.183, -2.361, -1.618, -1.827, -1.327, -1.164, -0.08541, 1.13, 2.313, 3.303], "y": [0.232, 1.156, 5.176, 4.796, 4.207, 3.052, 2.139, 1.072, -0.09134, -1.265, 2.083, 3.194, 0.756, 3.892, 4.823, -0.3652, -1.625, -2.568, 0.9987, -0.2805, -1.497, -2.605, -3.188, 1.817, -3.323, -3.0, -2.286, 2.632, 2.286, 2.866, 2.878, 2.732, 3.829, 1.156, 0.756, 1.817, 2.632, 2.286, 2.866, 2.878, 2.732, 3.829, 5.176, 4.796, 4.207, 3.052, 2.139, 1.072, -0.09134, -1.265, 2.083, 3.194, 3.892, 4.823, -0.3652, -1.625, -2.568, 0.9987, -0.2805, -1.497, -2.605, -3.188, -3.323, -3.0, -2.286]}], "layout": {"autosize": true, "height": 700, "hovermode": "closest", "margin": {"b": 5, "l": 5, "r": 5, "t": 5}, "showlegend": false, "title": {"font": {"size": 16}}, "width": 641.3, "xaxis": {"showgrid": false, "showticklabels": false, "zeroline": false}, "yaxis": {"showgrid": false, "showticklabels": false, "zeroline": false}}}
